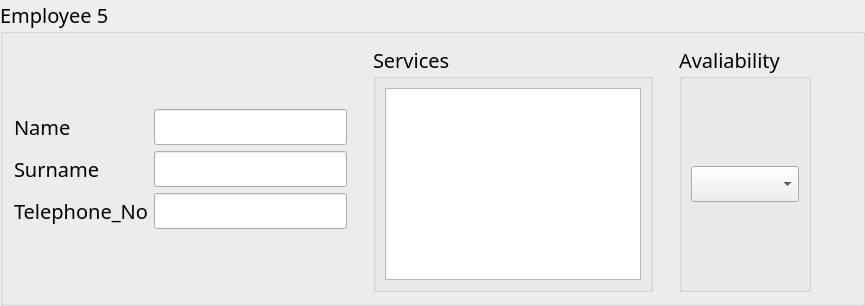
               <widget class="QGroupBox" name="Employee5">
                <property name="sizePolicy">
                 <sizepolicy hsizetype="MinimumExpanding" vsizetype="MinimumExpanding">
                  <horstretch>0</horstretch>
                  <verstretch>0</verstretch>
                 </sizepolicy>
                </property>
                <property name="font">
                 <font>
                  <family>Rockwell</family>
                  <pointsize>15</pointsize>
                 </font>
                </property>
                <property name="title">
                 <string>Employee 5</string>
                </property>
                <layout class="QGridLayout" name="gridLayout_16">
                 <item row="0" column="1">
                  <spacer name="verticalSpacer_51">
                   <property name="orientation">
                    <enum>Qt::Vertical</enum>
                   </property>
                   <property name="sizeHint" stdset="0">
                    <size>
                     <width>20</width>
                     <height>40</height>
                    </size>
                   </property>
                  </spacer>
                 </item>
                 <item row="2" column="6">
                  <spacer name="horizontalSpacer_19">
                   <property name="orientation">
                    <enum>Qt::Horizontal</enum>
                   </property>
                   <property name="sizeHint" stdset="0">
                    <size>
                     <width>40</width>
                     <height>20</height>
                    </size>
                   </property>
                  </spacer>
                 </item>
                 <item row="1" column="1">
                  <widget class="QLineEdit" name="Name5"/>
                 </item>
                 <item row="2" column="0">
                  <widget class="QLabel" name="Surname_Label5">
                   <property name="text">
                    <string>Surname</string>
                   </property>
                  </widget>
                 </item>
                 <item row="3" column="1">
                  <widget class="QLineEdit" name="Phone_No5"/>
                 </item>
                 <item row="2" column="1">
                  <widget class="QLineEdit" name="Surname5"/>
                 </item>
                 <item row="3" column="0">
                  <widget class="QLabel" name="Phone_Label5">
                   <property name="text">
                    <string>Telephone_No</string>
                   </property>
                  </widget>
                 </item>
                 <item row="1" column="0">
                  <widget class="QLabel" name="Name_Label5">
                   <property name="text">
                    <string>Name</string>
                   </property>
                  </widget>
                 </item>
                 <item row="4" column="1">
                  <spacer name="verticalSpacer_52">
                   <property name="orientation">
                    <enum>Qt::Vertical</enum>
                   </property>
                   <property name="sizeHint" stdset="0">
                    <size>
                     <width>20</width>
                     <height>40</height>
                    </size>
                   </property>
                  </spacer>
                 </item>
                 <item row="0" column="2" rowspan="5">
                  <spacer name="verticalSpacer_27">
                   <property name="orientation">
                    <enum>Qt::Vertical</enum>
                   </property>
                   <property name="sizeHint" stdset="0">
                    <size>
                     <width>20</width>
                     <height>40</height>
                    </size>
                   </property>
                  </spacer>
                 </item>
                 <item row="0" column="3" rowspan="5">
                  <widget class="QGroupBox" name="Services5">
                   <property name="sizePolicy">
                    <sizepolicy hsizetype="MinimumExpanding" vsizetype="MinimumExpanding">
                     <horstretch>0</horstretch>
                     <verstretch>0</verstretch>
                    </sizepolicy>
                   </property>
                   <property name="title">
                    <string>Services</string>
                   </property>
                   <layout class="QGridLayout" name="gridLayout_17">
                    <item row="0" column="0">
                     <widget class="QTextEdit" name="TextBox5">
                      <property name="sizePolicy">
                       <sizepolicy hsizetype="MinimumExpanding" vsizetype="MinimumExpanding">
                        <horstretch>0</horstretch>
                        <verstretch>0</verstretch>
                       </sizepolicy>
                      </property>
                     </widget>
                    </item>
                   </layout>
                  </widget>
                 </item>
                 <item row="0" column="4" rowspan="5">
                  <spacer name="verticalSpacer_37">
                   <property name="orientation">
                    <enum>Qt::Vertical</enum>
                   </property>
                   <property name="sizeHint" stdset="0">
                    <size>
                     <width>20</width>
                     <height>40</height>
                    </size>
                   </property>
                  </spacer>
                 </item>
                 <item row="0" column="5" rowspan="5">
                  <widget class="QGroupBox" name="Avaliability5">
                   <property name="sizePolicy">
                    <sizepolicy hsizetype="MinimumExpanding" vsizetype="MinimumExpanding">
                     <horstretch>0</horstretch>
                     <verstretch>0</verstretch>
                    </sizepolicy>
                   </property>
                   <property name="title">
                    <string>Avaliability</string>
                   </property>
                   <layout class="QGridLayout" name="gridLayout_32">
                    <item row="0" column="0">
                     <widget class="QComboBox" name="comboBox5"/>
                    </item>
                   </layout>
                  </widget>
                 </item>
                </layout>
               </widget>
